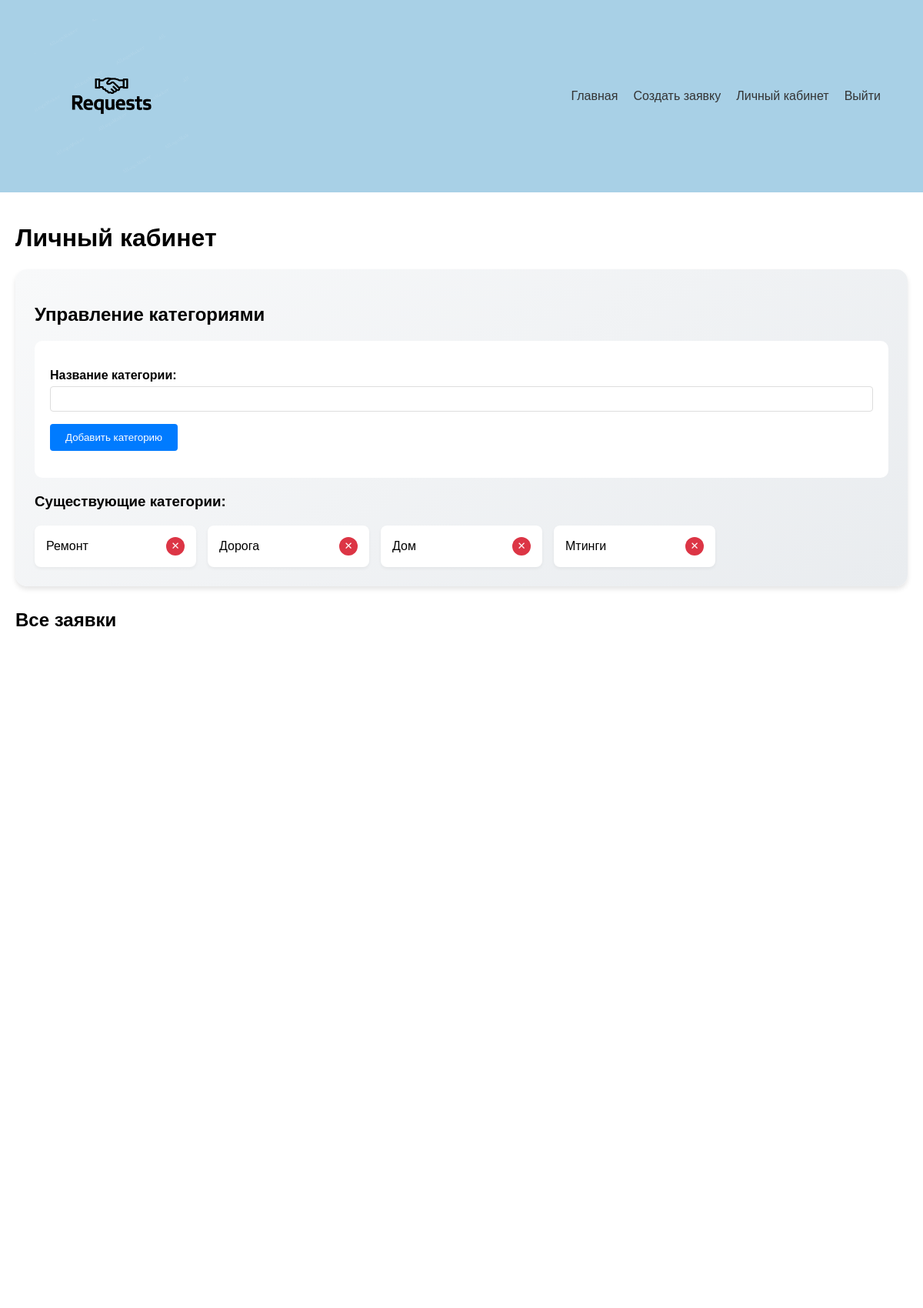
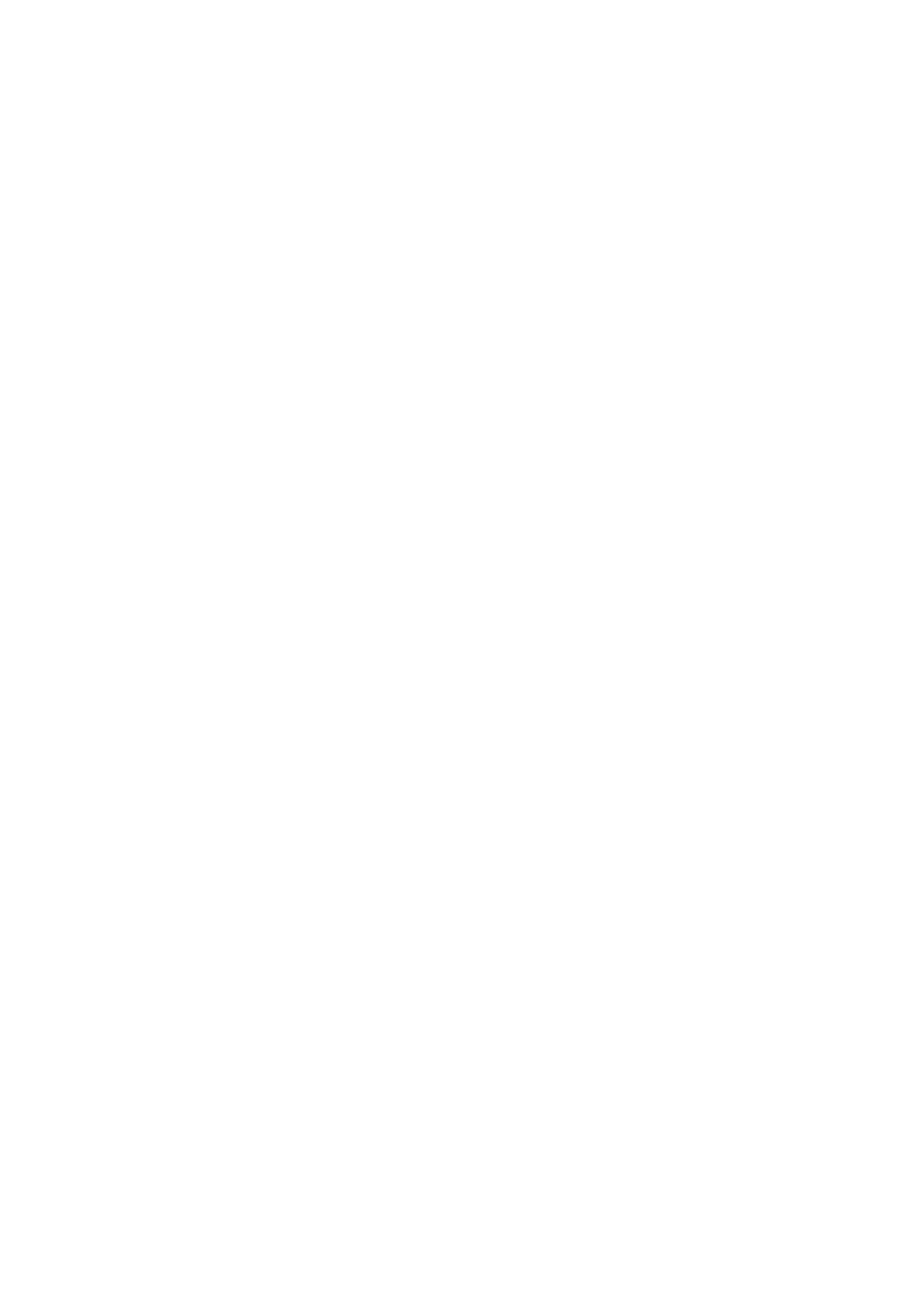
Page /lk/ (signed in, upper part) on the committed database (2 pictures, top to bottom).
### app/models.py (models this page shows, shortened)
class Category(models.Model):
    name = models.CharField(max_length=100)

### app/views.py (the view, shortened to what this page needs)
# urls.py: path('lk/', views.lk, name='lk'),
@login_required
def lk(request):
    status_filter = request.GET.get('status')
    date_sort = request.GET.get('date_sort')
    user_problems = Problem.objects.filter(user=request.user)
    if status_filter:
        user_problems = user_problems.filter(status=status_filter)
    if date_sort == 'asc':
        user_problems = user_problems.order_by('created_at')
    else:
        user_problems = user_problems.order_by('-created_at')
    if request.user.is_staff:
        all_problems = Problem.objects.all()
        if status_filter:
            all_problems = all_problems.filter(status=status_filter)
        if date_sort == 'asc':
            all_problems = all_problems.order_by('created_at')
        else:
            all_problems = all_problems.order_by('-created_at')
        categories = Category.objects.all()
        category_form = CategoryForm()
        context = {
            'user_problems': user_problems,
            'all_problems': all_problems,
            'categories': categories,
            'category_form': category_form,
            'problem_update_form': ProblemUpdateForm(),
            'current_status': status_filter,
            'current_date_sort': date_sort,
        }
    else:
        context = {
            'user_problems': user_problems,
            'current_status': status_filter,
            'current_date_sort': date_sort,
        }
    return render(request, 'app/Lk.html', context)

### app/forms.py (shortened to what this page needs)
class CategoryForm(forms.ModelForm):
    class Meta:
        model = Category
        fields = ['name']
        labels = {
            'name': 'Название категории'
        }

class ProblemUpdateForm(forms.ModelForm):
    def __init__(self, *args, **kwargs):
        super().__init__(*args, **kwargs)
        instance = kwargs.get('instance')
        self.fields['status'].choices = Problem.STATUS_CHOICES
    class Meta:
        model = Problem
        fields = ['status', 'rejection_reason', 'image_after']
        labels = {
            'status': 'Статус',
            'rejection_reason': 'Причина отклонения',
            'image_after': 'Фотография после решения'
        }
        widgets = {
            'rejection_reason': forms.Textarea(attrs={'rows': 3, 'class': 'form-control'}),
            'status': forms.Select(attrs={'class': 'form-control'}),
            'image_after': forms.FileInput(attrs={'class': 'form-control'})
        }

### app/templates/app/Lk.html (shortened to what this page needs)
{% extends 'app/base.html' %}
{% load static %}
{% block content %}
<div class="container">
    <h1>Личный кабинет</h1>
    {% if user.is_staff %}
        <div class="admin-section">
            <h2>Управление категориями</h2>
            <form method="post" class="category-form">
                <div class="form-group">
                    {{ category_form.as_p }}
                    <button type="submit" name="category_form" class="btn-primary">Добавить категорию</button>
                </div>
            </form>
            <div class="categories-list">
                <h3>Существующие категории:</h3>
                <div class="categories-grid">
                    {% for category in categories %}
                    <div class="category-card">
                        <span class="category-name">{{ category.name }}</span>
                        <form method="post" class="delete-form">
                            <button type="submit" name="delete_category" class="btn-delete"
                                    onclick="return confirm('Удалить категорию?')">
                                ✕
                            </button>
                        </form>
                    </div>
                    {% endfor %}
                </div>
            </div>
        </div>
        <div class="all-problems">
            <h2>Все заявки</h2>
        </div>
    {% endif %}
</div>
{% endblock %}

### app/static/app/styles.css (style rules this page uses)
body { font-family: Arial, sans-serif; margin: 0; padding: 0; background-color: #ffffff; display: flex; flex-direction: column; min-height: 100vh; }
.form-group { margin-bottom: 15px; }
.form-group label { display: block; margin-bottom: 5px; font-weight: bold; }
.form-group input, .form-group select, .form-group textarea { width: 100%; padding: 8px; border: 1px solid #ddd; border-radius: 4px; box-sizing: border-box; }
.container { max-width: 1200px; margin: 0 auto; padding: 20px; }
.admin-section { background: linear-gradient(145deg, #f8f9fa, #e9ecef); padding: 25px; border-radius: 15px; margin-bottom: 30px; box-shadow: 0 4px 6px rgba(0, 0, 0, 0.1); }
.category-form { background: white; padding: 20px; border-radius: 10px; margin-bottom: 20px; }
.categories-grid { display: grid; grid-template-columns: repeat(auto-fill, minmax(200px, 1fr)); gap: 15px; margin-top: 20px; }
.category-card { background: white; padding: 15px; border-radius: 8px; display: flex; justify-content: space-between; align-items: center; box-shadow: 0 2px 4px rgba(0, 0, 0, 0.05); transition: transform 0.2s; }
.btn-primary { background: #007bff; color: white; border: none; padding: 10px 20px; border-radius: 4px; cursor: pointer; transition: background 0.2s; }
.btn-delete { background: #dc3545; color: white; border: none; width: 24px; height: 24px; border-radius: 50%; cursor: pointer; display: flex; align-items: center; justify-content: center; transition: background 0.2s; }

### rows in the picture
Category: name "Ремонт"
Category: name "Дорога"
Category: name "Дом"
Category: name "Мтинги"
